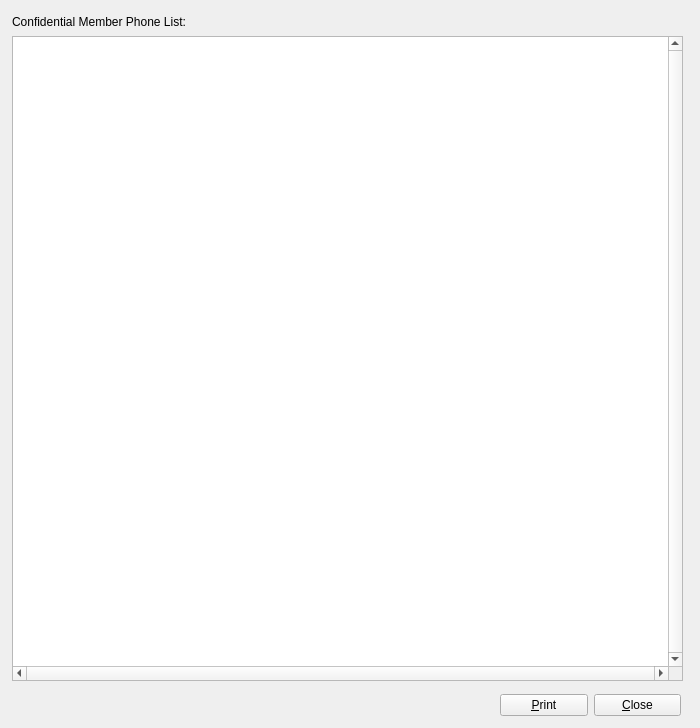
<ui version="4.0" >
 <class>ViewPhoneWidget</class>
 <widget class="QWidget" name="ViewPhoneWidget" >
  <property name="windowModality" >
   <enum>Qt::WindowModal</enum>
  </property>
  <property name="geometry" >
   <rect>
    <x>0</x>
    <y>0</y>
    <width>700</width>
    <height>728</height>
   </rect>
  </property>
  <property name="sizePolicy" >
   <sizepolicy vsizetype="Fixed" hsizetype="Fixed" >
    <horstretch>0</horstretch>
    <verstretch>0</verstretch>
   </sizepolicy>
  </property>
  <property name="minimumSize" >
   <size>
    <width>700</width>
    <height>728</height>
   </size>
  </property>
  <property name="maximumSize" >
   <size>
    <width>700</width>
    <height>728</height>
   </size>
  </property>
  <property name="windowTitle" >
   <string>Member Phone List</string>
  </property>
  <widget class="QWidget" name="layoutWidget_2" >
   <property name="geometry" >
    <rect>
     <x>500</x>
     <y>690</y>
     <width>181</width>
     <height>31</height>
    </rect>
   </property>
   <layout class="QHBoxLayout" name="horizontalLayout" >
    <item>
     <widget class="QPushButton" name="pbPrint" >
      <property name="text" >
       <string>&amp;Print</string>
      </property>
     </widget>
    </item>
    <item>
     <widget class="QPushButton" name="pbClose" >
      <property name="text" >
       <string>&amp;Close</string>
      </property>
     </widget>
    </item>
   </layout>
  </widget>
  <widget class="QLabel" name="label" >
   <property name="geometry" >
    <rect>
     <x>12</x>
     <y>12</y>
     <width>499</width>
     <height>19</height>
    </rect>
   </property>
   <property name="text" >
    <string>Confidential Member Phone List:</string>
   </property>
  </widget>
  <widget class="QTableView" name="view" >
   <property name="geometry" >
    <rect>
     <x>12</x>
     <y>36</y>
     <width>671</width>
     <height>645</height>
    </rect>
   </property>
   <property name="verticalScrollBarPolicy" >
    <enum>Qt::ScrollBarAlwaysOn</enum>
   </property>
   <property name="horizontalScrollBarPolicy" >
    <enum>Qt::ScrollBarAlwaysOn</enum>
   </property>
   <property name="editTriggers" >
    <set>QAbstractItemView::NoEditTriggers</set>
   </property>
   <property name="selectionMode" >
    <enum>QAbstractItemView::NoSelection</enum>
   </property>
   <property name="selectionBehavior" >
    <enum>QAbstractItemView::SelectRows</enum>
   </property>
   <property name="showGrid" >
    <bool>true</bool>
   </property>
   <property name="gridStyle" >
    <enum>Qt::SolidLine</enum>
   </property>
   <property name="sortingEnabled" >
    <bool>true</bool>
   </property>
   <property name="wordWrap" >
    <bool>false</bool>
   </property>
   <property name="cornerButtonEnabled" >
    <bool>true</bool>
   </property>
  </widget>
 </widget>
 <resources/>
 <connections/>
</ui>
